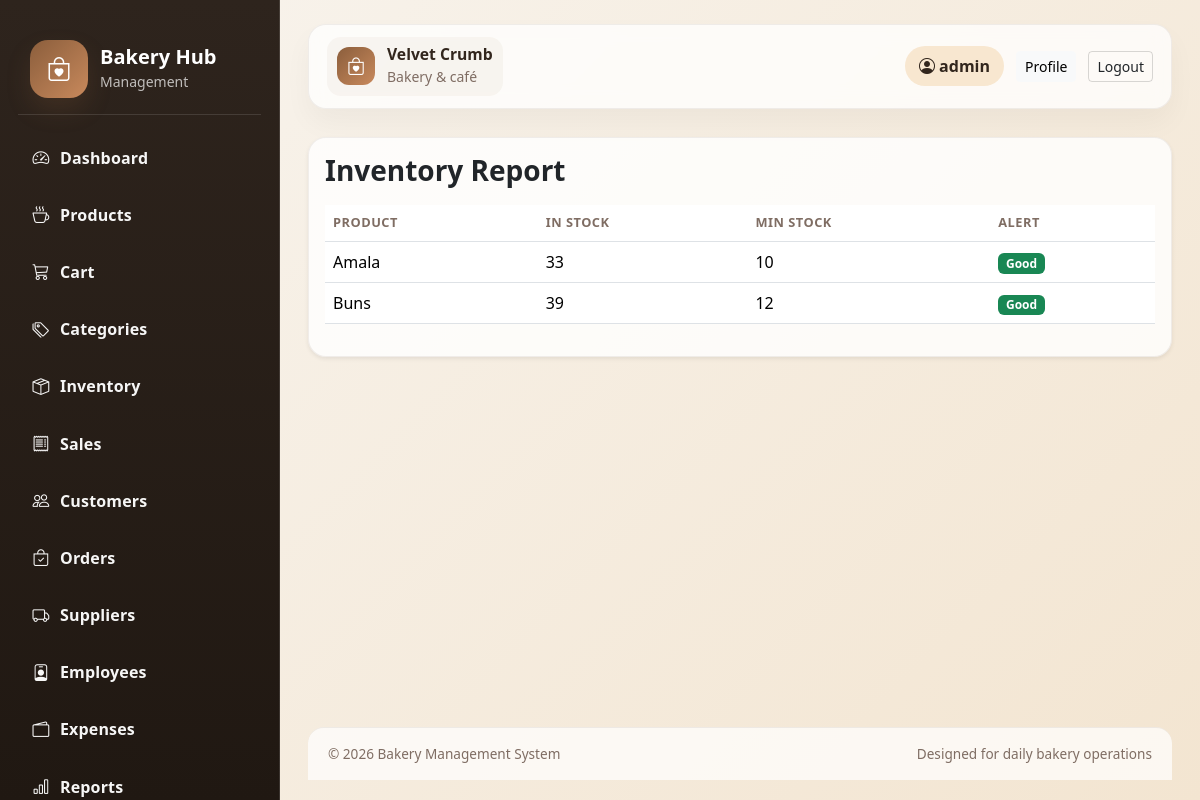
Screenshot of /reports/inventory/ (signed in) with the database file from the repository.
### inventory/models.py (models this page shows, shortened)
class Inventory(models.Model):
    product = models.OneToOneField(Product, on_delete=models.CASCADE, related_name='inventory')
    quantity = models.IntegerField(default=0)
    min_stock = models.IntegerField(default=10)
    last_updated = models.DateTimeField(auto_now=True)
    class Meta:
        ordering = ('product__name',)

### products/models.py (models this page shows, shortened)
class Product(models.Model):
    category = models.ForeignKey(Category, on_delete=models.CASCADE, related_name='products')
    name = models.CharField(max_length=150)
    description = models.TextField(blank=True)
    sku = models.CharField(max_length=50, unique=True, blank=True)
    purchase_price = models.DecimalField(max_digits=10, decimal_places=2, default=0)
    selling_price = models.DecimalField(max_digits=10, decimal_places=2, default=0)
    quantity = models.IntegerField(default=0)
    min_stock = models.IntegerField(default=10)
    image = models.ImageField(upload_to='products/', blank=True, null=True)
    is_active = models.BooleanField(default=True)
    created_at = models.DateTimeField(auto_now_add=True)
    class Meta:
        ordering = ('name',)

### reports/views.py (the view)
# urls.py: path('inventory/', views.inventory_report, name='inventory_report'),
@login_required
def inventory_report(request):
    report_data = Inventory.objects.select_related('product').order_by('product__name')
    return render(request, 'reports/inventory_report.html', {'report_data': report_data})

### templates/reports/inventory_report.html (shortened to what this page needs)
{% extends 'base.html' %}
{% block content %}
<div class="card shadow-sm">
    <div class="card-body">
        <h3 class="page-title">Inventory Report</h3>
        <table class="table">
            <thead>
                <tr>
                    <th>Product</th>
                    <th>In Stock</th>
                    <th>Min Stock</th>
                    <th>Alert</th>
                </tr>
            </thead>
            <tbody>
                {% for item in report_data %}
                    <tr>
                        <td>{{ item.product.name }}</td>
                        <td>{{ item.quantity }}</td>
                        <td>{{ item.min_stock }}</td>
                        <td>{% if item.quantity <= item.min_stock %}<span class="badge bg-danger">Low</span>{% else %}<span class="badge bg-success">Good</span>{% endif %}</td>
                    </tr>
                {% empty %}
                    <tr><td colspan="4" class="empty-state">No inventory records.</td></tr>
                {% endfor %}
            </tbody>
        </table>
    </div>
</div>
{% endblock %}

### templates/base.html (shortened to what this page needs)
{% load static %}
<!DOCTYPE html>
<html lang="en">
<head>
    <link href="https://cdn.jsdelivr.net/npm/bootstrap@5.3.3/dist/css/bootstrap.min.css" rel="stylesheet">
    <link href="https://cdn.jsdelivr.net/npm/bootstrap-icons@1.11.3/font/bootstrap-icons.min.css" rel="stylesheet">
    <link rel="stylesheet" href="{% static 'css/style.css' %}">
</head>
<body>
    <div class="app-shell">
        <aside class="sidebar">
            <div class="brand-box">
                <div class="brand-icon"><i class="bi bi-bag-heart"></i></div>
                <div>
                    <h5>Bakery Hub</h5>
                    <small>Management</small>
                </div>
            </div>
            <nav class="nav flex-column menu-list">
                <a class="nav-link" href="{% url 'dashboard:index' %}"><i class="bi bi-speedometer2"></i> Dashboard</a>
                <a class="nav-link" href="{% url 'product_list' %}"><i class="bi bi-cup-hot"></i> Products</a>
                <a class="nav-link" href="{% url 'cart' %}"><i class="bi bi-cart3"></i> Cart</a>
                <a class="nav-link" href="{% url 'category_list' %}"><i class="bi bi-tags"></i> Categories</a>
                <a class="nav-link" href="{% url 'inventory_list' %}"><i class="bi bi-box-seam"></i> Inventory</a>
                <a class="nav-link" href="{% url 'sales_list' %}"><i class="bi bi-receipt"></i> Sales</a>
                <a class="nav-link" href="{% url 'customer_list' %}"><i class="bi bi-people"></i> Customers</a>
                <a class="nav-link" href="{% url 'order_list' %}"><i class="bi bi-bag-check"></i> Orders</a>
                <a class="nav-link" href="{% url 'supplier_list' %}"><i class="bi bi-truck"></i> Suppliers</a>
                <a class="nav-link" href="{% url 'employee_list' %}"><i class="bi bi-person-badge"></i> Employees</a>
                <a class="nav-link" href="{% url 'expense_list' %}"><i class="bi bi-wallet2"></i> Expenses</a>
                <a class="nav-link" href="{% url 'report_dashboard' %}"><i class="bi bi-bar-chart"></i> Reports</a>
            </nav>
        </aside>
        <main class="main-content">
            <header class="topbar">
                <div class="topbar-left">
                    <div class="brand-mini">
                        <span class="brand-mini-mark"><i class="bi bi-bag-heart"></i></span>
                        <div>
                            <strong>Velvet Crumb</strong>
                            <small>Bakery & café</small>
                        </div>
                    </div>
                </div>
                <div class="topbar-right">
                    {% if user.is_authenticated %}
                        <span class="user-pill"><i class="bi bi-person-circle"></i> {{ user.get_full_name|default:user.username }}</span>
                        <a class="btn btn-light btn-sm" href="{% url 'accounts:profile' %}">Profile</a>
                        <a class="btn btn-outline-dark btn-sm" href="{% url 'accounts:logout' %}">Logout</a>
                    {% else %}
                        <a class="btn btn-bakery-secondary btn-sm" href="{% url 'accounts:register' %}">Create account</a>
                        <a class="btn btn-dark btn-sm" href="{% url 'accounts:login' %}">Login</a>
                    {% endif %}
                </div>
            </header>
            <div class="page-content">
                {% block content %}{% endblock %}
            </div>
            <footer class="app-footer">
                <div>© 2026 Bakery Management System</div>
                <div>Designed for daily bakery operations</div>
            </footer>
        </main>
    </div>
</body>
</html>

### static/css/style.css (style rules this page uses)
:root { --bg: #f7f1e8; --card: #fffdfa; --primary: #8b5e3c; --primary-soft: #c8895c; --secondary: #f1d1b5; --dark: #32261d; --muted: #7f6d63; --success: #3d8b5c; --danger: #c94d4d; --warning: #f5c76d; --border: rgba(77, 56, 42, 0.08); }
body { margin: 0; background: linear-gradient(135deg, #f8f4ee 0%, #f3e5d1 100%); color: var(--dark); font-family: 'Segoe UI', sans-serif; }
.brand-icon { display: flex; align-items: center; justify-content: center; width: 58px; height: 58px; border-radius: 18px; background: linear-gradient(135deg, var(--primary), var(--primary-soft)); color: white; font-size: 1.5rem; box-shadow: 0 12px 24px rgba(139, 94, 60, 0.2); }
.app-shell { display: flex; min-height: 100vh; width: 100%; }
.sidebar { width: 280px; background: linear-gradient(180deg, #2e241d 0%, #201812 100%); color: white; padding: 24px 18px; position: sticky; top: 0; height: 100vh; overflow-y: auto; overflow-x: hidden; border-right: 1px solid rgba(255,255,255,0.12); scrollbar-width: thin; scrollbar-color: rgba(255,255,255,0.35) transparent; }
.brand-box { display: flex; align-items: center; gap: 12px; padding: 16px 12px; margin-bottom: 18px; border-bottom: 1px solid rgba(255,255,255,0.12); }
.brand-box h5 { margin: 0; font-weight: 700; }
.brand-box small { color: rgba(255,255,255,0.7); }
.menu-list { gap: 4px; }
.menu-list .nav-link { color: #fff; border-radius: 12px; padding: 12px 14px; margin-bottom: 4px; display: flex; align-items: center; gap: 10px; transition: 0.2s ease; font-weight: 600; letter-spacing: 0.01em; opacity: 0.96; }
.menu-list .nav-link i { font-size: 1.05rem; width: 18px; text-align: center; opacity: 1; }
.main-content { flex: 1; display: flex; flex-direction: column; min-height: 100vh; padding: 24px 28px 20px; }
.topbar { display: flex; align-items: center; justify-content: space-between; margin-bottom: 28px; padding: 12px 18px; border-radius: 18px; background: rgba(255,255,255,0.75); border: 1px solid var(--border); box-shadow: 0 14px 28px rgba(21, 17, 13, 0.04); flex-shrink: 0; backdrop-filter: blur(10px); }
.topbar-left, .topbar-right { display: flex; align-items: center; gap: 12px; }
.brand-mini { display: flex; align-items: center; gap: 12px; padding: 8px 10px; border-radius: 14px; background: rgba(139, 94, 60, 0.05); }
.brand-mini-mark { width: 38px; height: 38px; display: flex; align-items: center; justify-content: center; background: linear-gradient(135deg, var(--primary), var(--primary-soft)); color: white; border-radius: 12px; font-size: 1.1rem; }
.brand-mini strong { display: block; color: var(--dark); font-size: 0.98rem; line-height: 1.2; }
.brand-mini small { color: var(--muted); }
.user-pill { background: #f8e7d0; color: var(--dark); border-radius: 999px; padding: 8px 14px; font-weight: 600; }
.page-content { display: block; flex: 1 1 auto; }
.app-footer { margin-top: 24px; padding: 16px 20px; border-top: 1px solid var(--border); background: rgba(255,255,255,0.7); border-radius: 16px 16px 0 0; display: flex; justify-content: space-between; align-items: center; gap: 12px; color: var(--muted); font-size: 0.85rem; flex-shrink: 0; }
.card { border: 1px solid var(--border); border-radius: 18px; background: rgba(255,255,255,0.8); }
.table th { font-size: 0.8rem; text-transform: uppercase; color: var(--muted); letter-spacing: 0.04em; }
.btn-outline-dark { border-color: rgba(0,0,0,0.15); }
.page-title { font-weight: 700; margin-bottom: 18px; }

### rows the page displays
Inventory: product.name "Amala", quantity "33", min_stock "10", shows "Good"
Inventory: product.name "Buns", quantity "39", min_stock "12", shows "Good"

### other values shown
{{ user.get_full_name|default:user.username }} "admin"
